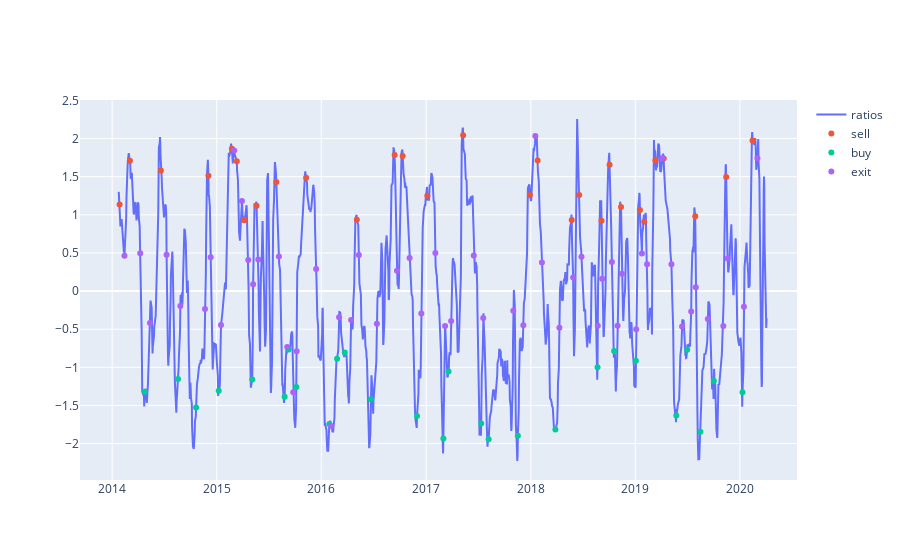

Here is the notebook cell this chart was saved with:
### Code cell
plt.figure(figsize=(15,7))

#print(bought_zscore)
#print(new_zscores)
fig = go.Figure()
fig.add_trace(go.Scatter(x=new_ratios.index, y=new_ratios[0],
                    mode='lines',
                    name='ratios'))

fig.add_trace(go.Scatter(x=bought_zscore.index, y=bought_zscore[0],
                    mode='markers',
                    name='sell'))

fig.add_trace(go.Scatter(x=sold_zscore.index, y=sold_zscore[0],
                    mode='markers',
                    name='buy'))

fig.add_trace(go.Scatter(x=exit_zscore.index, y=exit_zscore[0],
                    mode='markers',
                    name='exit'))
fig.show()
